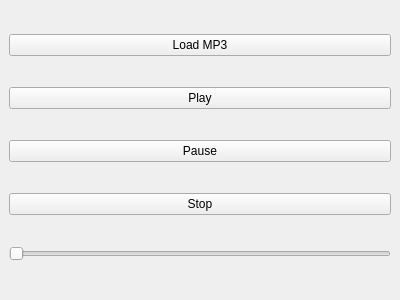
<?xml version="1.0" encoding="UTF-8"?>
<ui version="4.0">
 <class>MainWindow</class>
 <widget class="QMainWindow" name="MainWindow">
  <property name="geometry">
   <rect>
    <x>0</x>
    <y>0</y>
    <width>400</width>
    <height>300</height>
   </rect>
  </property>
  <widget class="QWidget" name="centralwidget">
   <layout class="QVBoxLayout" name="verticalLayout">
    <item>
     <widget class="QPushButton" name="loadButton">
      <property name="text">
       <string>Load MP3</string>
      </property>
     </widget>
    </item>
    <item>
     <widget class="QPushButton" name="playButton">
      <property name="text">
       <string>Play</string>
      </property>
     </widget>
    </item>
    <item>
     <widget class="QPushButton" name="pauseButton">
      <property name="text">
       <string>Pause</string>
      </property>
     </widget>
    </item>
    <item>
     <widget class="QPushButton" name="stopButton">
      <property name="text">
       <string>Stop</string>
      </property>
     </widget>
    </item>
    <item>
     <widget class="QSlider" name="volumeSlider">
      <property name="orientation">
       <enum>Qt::Horizontal</enum>
      </property>
     </widget>
    </item>
   </layout>
  </widget>
 </widget>
 <resources/>
 <connections/>
</ui>
